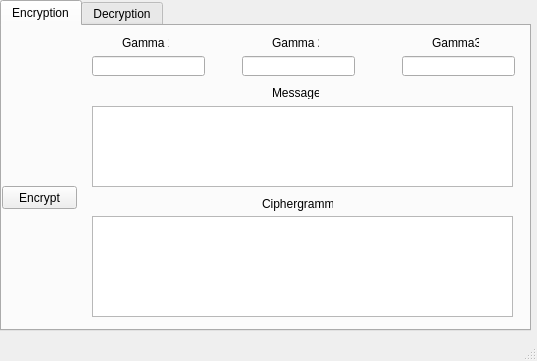
<?xml version="1.0" encoding="UTF-8"?>
<ui version="4.0">
 <class>MainWindow</class>
 <widget class="QMainWindow" name="MainWindow">
  <property name="geometry">
   <rect>
    <x>0</x>
    <y>0</y>
    <width>537</width>
    <height>361</height>
   </rect>
  </property>
  <property name="windowTitle">
   <string>Gamming</string>
  </property>
  <widget class="QWidget" name="centralwidget">
   <widget class="QTabWidget" name="tabWidget">
    <property name="geometry">
     <rect>
      <x>0</x>
      <y>0</y>
      <width>531</width>
      <height>331</height>
     </rect>
    </property>
    <property name="sizePolicy">
     <sizepolicy hsizetype="Expanding" vsizetype="Expanding">
      <horstretch>0</horstretch>
      <verstretch>0</verstretch>
     </sizepolicy>
    </property>
    <property name="currentIndex">
     <number>0</number>
    </property>
    <widget class="QWidget" name="tab1">
     <attribute name="title">
      <string>Encryption</string>
     </attribute>
     <widget class="QLineEdit" name="LineGamma1">
      <property name="geometry">
       <rect>
        <x>90</x>
        <y>30</y>
        <width>113</width>
        <height>20</height>
       </rect>
      </property>
     </widget>
     <widget class="QLineEdit" name="LineGamma2">
      <property name="geometry">
       <rect>
        <x>240</x>
        <y>30</y>
        <width>113</width>
        <height>20</height>
       </rect>
      </property>
     </widget>
     <widget class="QLineEdit" name="LineGamma3">
      <property name="geometry">
       <rect>
        <x>400</x>
        <y>30</y>
        <width>113</width>
        <height>20</height>
       </rect>
      </property>
     </widget>
     <widget class="QPushButton" name="EncryptButton">
      <property name="geometry">
       <rect>
        <x>0</x>
        <y>160</y>
        <width>75</width>
        <height>23</height>
       </rect>
      </property>
      <property name="text">
       <string>Encrypt</string>
      </property>
     </widget>
     <widget class="QLabel" name="LabelGamma1">
      <property name="geometry">
       <rect>
        <x>120</x>
        <y>10</y>
        <width>47</width>
        <height>13</height>
       </rect>
      </property>
      <property name="text">
       <string>Gamma 1</string>
      </property>
     </widget>
     <widget class="QLabel" name="LabelGamma2">
      <property name="geometry">
       <rect>
        <x>270</x>
        <y>10</y>
        <width>47</width>
        <height>13</height>
       </rect>
      </property>
      <property name="text">
       <string>Gamma 2</string>
      </property>
     </widget>
     <widget class="QLabel" name="LabelGamma3">
      <property name="geometry">
       <rect>
        <x>430</x>
        <y>10</y>
        <width>47</width>
        <height>13</height>
       </rect>
      </property>
      <property name="text">
       <string>Gamma3</string>
      </property>
     </widget>
     <widget class="QLabel" name="LabelMessage">
      <property name="geometry">
       <rect>
        <x>270</x>
        <y>60</y>
        <width>47</width>
        <height>13</height>
       </rect>
      </property>
      <property name="text">
       <string>Message</string>
      </property>
     </widget>
     <widget class="QLabel" name="LabelCiphergramm">
      <property name="geometry">
       <rect>
        <x>260</x>
        <y>170</y>
        <width>71</width>
        <height>16</height>
       </rect>
      </property>
      <property name="text">
       <string>Ciphergramm</string>
      </property>
     </widget>
     <widget class="QTextEdit" name="Ciphergramm">
      <property name="geometry">
       <rect>
        <x>90</x>
        <y>190</y>
        <width>421</width>
        <height>101</height>
       </rect>
      </property>
      <property name="mouseTracking">
       <bool>false</bool>
      </property>
      <property name="focusPolicy">
       <enum>Qt::NoFocus</enum>
      </property>
      <property name="readOnly">
       <bool>true</bool>
      </property>
     </widget>
     <widget class="QTextEdit" name="Message">
      <property name="geometry">
       <rect>
        <x>90</x>
        <y>80</y>
        <width>421</width>
        <height>81</height>
       </rect>
      </property>
      <property name="tabChangesFocus">
       <bool>true</bool>
      </property>
     </widget>
    </widget>
    <widget class="QWidget" name="tab2">
     <attribute name="title">
      <string>Decryption</string>
     </attribute>
     <widget class="QPushButton" name="DecryptButton">
      <property name="geometry">
       <rect>
        <x>0</x>
        <y>160</y>
        <width>75</width>
        <height>23</height>
       </rect>
      </property>
      <property name="text">
       <string>Decrypt</string>
      </property>
     </widget>
     <widget class="QLabel" name="LabelGamma12">
      <property name="geometry">
       <rect>
        <x>120</x>
        <y>10</y>
        <width>47</width>
        <height>13</height>
       </rect>
      </property>
      <property name="text">
       <string>Gamma 1</string>
      </property>
     </widget>
     <widget class="QLineEdit" name="LineGamma32">
      <property name="geometry">
       <rect>
        <x>400</x>
        <y>30</y>
        <width>113</width>
        <height>20</height>
       </rect>
      </property>
     </widget>
     <widget class="QLineEdit" name="LineGamma12">
      <property name="geometry">
       <rect>
        <x>90</x>
        <y>30</y>
        <width>113</width>
        <height>20</height>
       </rect>
      </property>
     </widget>
     <widget class="QLabel" name="LabelGamma32">
      <property name="geometry">
       <rect>
        <x>430</x>
        <y>10</y>
        <width>47</width>
        <height>13</height>
       </rect>
      </property>
      <property name="text">
       <string>Gamma3</string>
      </property>
     </widget>
     <widget class="QLineEdit" name="LineGamma22">
      <property name="geometry">
       <rect>
        <x>240</x>
        <y>30</y>
        <width>113</width>
        <height>20</height>
       </rect>
      </property>
     </widget>
     <widget class="QLabel" name="LabelGamma22">
      <property name="geometry">
       <rect>
        <x>270</x>
        <y>10</y>
        <width>47</width>
        <height>13</height>
       </rect>
      </property>
      <property name="text">
       <string>Gamma 2</string>
      </property>
     </widget>
     <widget class="QLabel" name="LabelMessage2">
      <property name="geometry">
       <rect>
        <x>270</x>
        <y>170</y>
        <width>47</width>
        <height>13</height>
       </rect>
      </property>
      <property name="text">
       <string>Message</string>
      </property>
     </widget>
     <widget class="QLabel" name="LabelCiphergramm2">
      <property name="geometry">
       <rect>
        <x>260</x>
        <y>60</y>
        <width>71</width>
        <height>16</height>
       </rect>
      </property>
      <property name="text">
       <string>Ciphergramm</string>
      </property>
     </widget>
     <widget class="QTextEdit" name="Ciphergramm2">
      <property name="geometry">
       <rect>
        <x>90</x>
        <y>80</y>
        <width>421</width>
        <height>81</height>
       </rect>
      </property>
      <property name="tabChangesFocus">
       <bool>true</bool>
      </property>
     </widget>
     <widget class="QTextEdit" name="Message2">
      <property name="geometry">
       <rect>
        <x>90</x>
        <y>190</y>
        <width>421</width>
        <height>101</height>
       </rect>
      </property>
      <property name="focusPolicy">
       <enum>Qt::NoFocus</enum>
      </property>
      <property name="readOnly">
       <bool>true</bool>
      </property>
     </widget>
    </widget>
   </widget>
  </widget>
  <widget class="QMenuBar" name="menubar">
   <property name="geometry">
    <rect>
     <x>0</x>
     <y>0</y>
     <width>537</width>
     <height>21</height>
    </rect>
   </property>
  </widget>
  <widget class="QStatusBar" name="statusbar"/>
 </widget>
 <tabstops>
  <tabstop>LineGamma1</tabstop>
  <tabstop>LineGamma2</tabstop>
  <tabstop>LineGamma3</tabstop>
  <tabstop>Message</tabstop>
  <tabstop>EncryptButton</tabstop>
  <tabstop>tabWidget</tabstop>
  <tabstop>LineGamma12</tabstop>
  <tabstop>LineGamma22</tabstop>
  <tabstop>LineGamma32</tabstop>
  <tabstop>Ciphergramm2</tabstop>
  <tabstop>DecryptButton</tabstop>
 </tabstops>
 <resources/>
 <connections/>
</ui>
